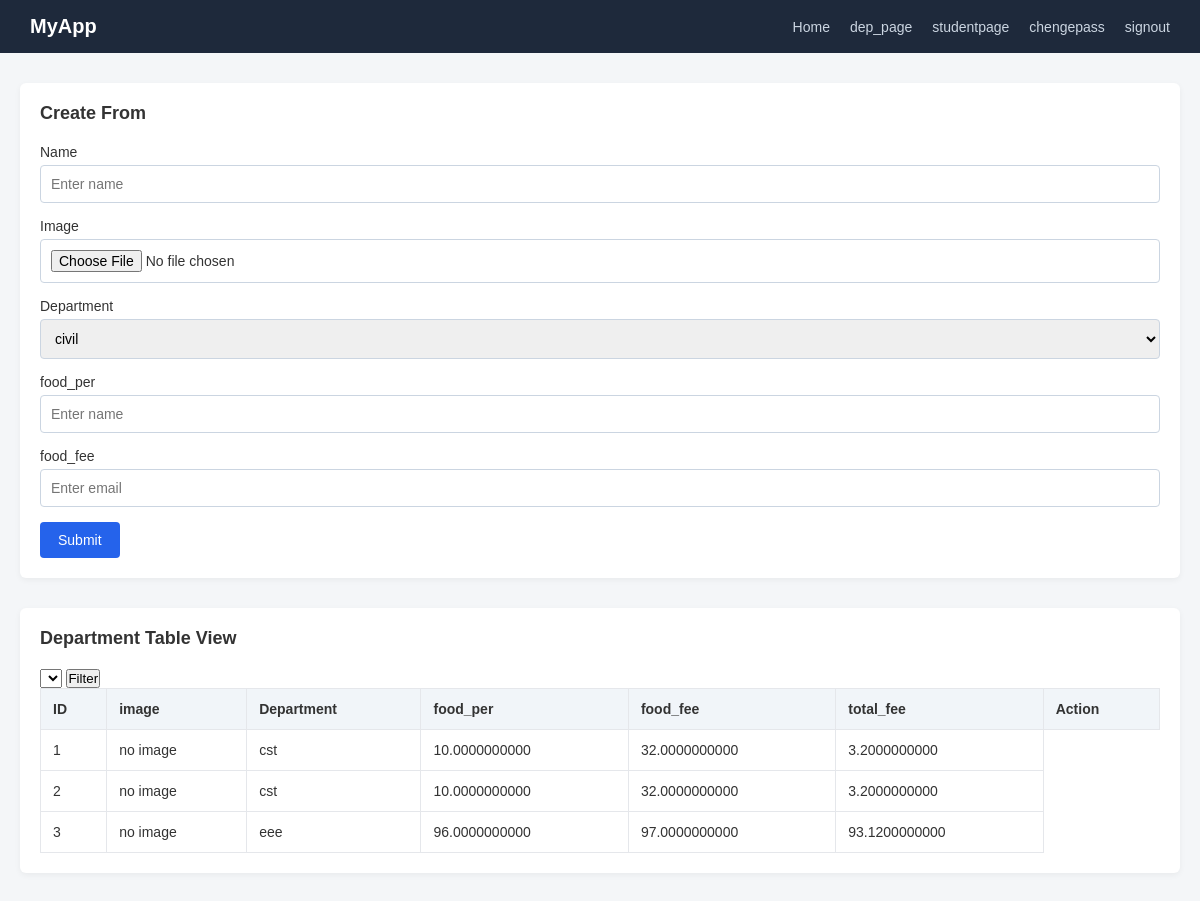
The page /studentpage/ on the database its author committed.
### myapp/models.py (models this page shows, shortened)
class StudentModel(models.Model):
    name=models.CharField(null=True)
    image=models.ImageField(upload_to='imag/',null=True)
    department=models.ForeignKey(DepartModel,on_delete=models.CASCADE,null=True)
    food_per=models.DecimalField(decimal_places=10,max_digits=50,null=True)
    total_fee=models.DecimalField(decimal_places=10,max_digits=50,null=True)
    food_fee=models.DecimalField(decimal_places=10,max_digits=50,null=True)

class DepartModel(models.Model):
    name=models.CharField(null=True)
    description=models.TextField(max_length=200,null=True)

### myapp/views.py (the view, shortened to what this page needs)
# urls.py: path('studentpage/',studentpage,name='studentpage'),
def studentpage(r):
    s_data=StudentModel.objects.all()
    d_data=DepartModel.objects.all()
    d_filter=r.GET.get('dep')
    if d_filter:
        d_data=DepartModel.objects.filter(department_id=d_filter)
    context={
        'data':s_data,
        'd_data':d_data,
        'd_filter':d_filter,
    }
    return render (r,'studentpage.html',context)

### templates/studentpage.html (shortened to what this page needs)
{% extends 'home.html' %}
{% block body %}
    <div class="container">
        <div class="card">
            <h2>Create From</h2>
            <form method="POST">
                <div class="form-group">
                    <label>Name</label>
                    <input type="text" name="name" placeholder="Enter name">
                </div>
                <div class="form-group">
                    <label>Image</label>
                    <input type="file" name="image" placeholder="Enter name">
                </div>
                <div class="form-group">
                    <label>Department</label>
                    <select name="department">
                        {% for i in d_data %}
                           <option value="{{i.id}}">{{i.name}}</option>
                        {% endfor %}
                    </select>
                </div>
                <div class="form-group">
                    <label>food_per</label>
                    <input type="number" name="food_per" placeholder="Enter name">
                </div>
                <div class="form-group">
                    <label>food_fee</label>
                    <input type="number" name="food_fee" placeholder="Enter email">
                </div>
                <button class="btn btn-primary">Submit</button>
            </form>
        </div>
        <div class="card">
            <h2>Department Table View</h2>
        <form method="GET">
            <select name="dep">
            </select>
            <button type="submit">Filter</button>
        </form>
            <table>
                <thead>
                    <tr>
                        <th>ID</th>
                        <th>image</th>
                        <th>Department</th>
                        <th>food_per</th>
                        <th>food_fee</th>
                        <th>total_fee</th>
                        <th>Action</th>
                    </tr>
                </thead>
                <tbody>
                    {% for i in data %}
                    <tr>
                        <td>{{forloop.counter}}</td>
                        <td>
                            {% if i.image %}
                                <img src="{{i.image.url}}" width="50px" height="50px" alt="">
                            {% else %}
                            no image
                            {% endif %}
                        </td>
                        <td>{{i.department.name}}</td>
                        <td>{{i.food_per}}</td>
                        <td>{{i.food_fee}}</td>
                        <td>{{i.total_fee}}</td>
                    </tr>
                    {% endfor %}
                </tbody>
            </table>
        </div>
{% endblock body %}

### templates/home.html (style rules this page uses)
* { margin: 0; padding: 0; box-sizing: border-box; font-family: Arial, Helvetica, sans-serif; }
body { background: #f4f6f8; color: #333; }
.container { max-width: 1200px; margin: 30px auto; padding: 0 20px; }
.card { background: #fff; padding: 20px; border-radius: 6px; box-shadow: 0 2px 6px rgba(0, 0, 0, 0.05); margin-bottom: 30px; }
.card h2 { margin-bottom: 20px; font-size: 18px; }
.form-group { margin-bottom: 15px; }
.form-group label { display: block; margin-bottom: 5px; font-size: 14px; }
.form-group input, .form-group select, .form-group textarea { width: 100%; padding: 10px; border: 1px solid #cbd5e1; border-radius: 4px; font-size: 14px; }
.btn { padding: 10px 18px; border: none; border-radius: 4px; cursor: pointer; font-size: 14px; }
.btn-primary { background: #2563eb; color: #fff; }
table { width: 100%; border-collapse: collapse; }
table thead { background: #f1f5f9; }
table th, table td { padding: 12px; border: 1px solid #e5e7eb; text-align: left; font-size: 14px; }
table th { font-weight: 600; }

### rows shown on the page
StudentModel: image "no image", department.name "cst", food_per "10.0000000000", food_fee "32.0000000000", total_fee "3.2000000000"
StudentModel: image "no image", department.name "cst", food_per "10.0000000000", food_fee "32.0000000000", total_fee "3.2000000000"
StudentModel: image "no image", department.name "eee", food_per "96.0000000000", food_fee "97.0000000000", total_fee "93.1200000000"

### other values the page prints
form field department "civil"
